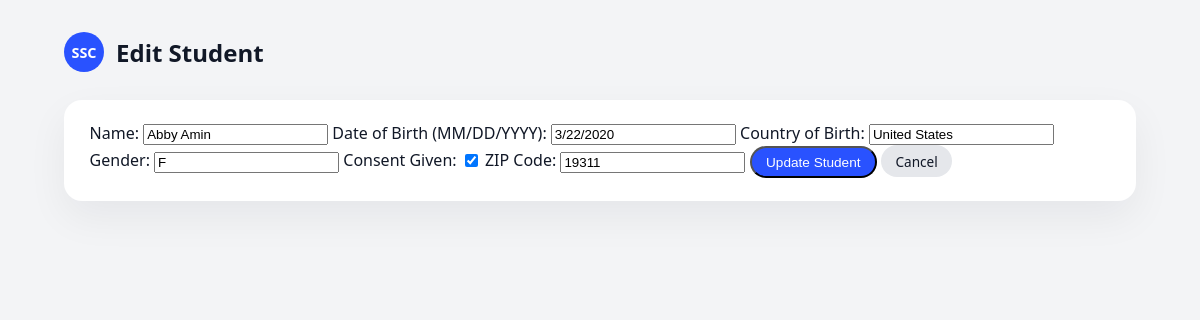
Screenshot of /students/1000/edit with the database file from the repository.
### tables this page shows
CREATE TABLE Student (
    student_id INT PRIMARY KEY,
    name VARCHAR(100) NOT NULL,
    dob DATE NOT NULL,
    country_of_birth VARCHAR(100) NOT NULL,
    gender CHAR(1) NOT NULL,
    consent BOOLEAN NOT NULL,
    zip_code CHAR(5) NOT NULL
);

### app.py (the view, shortened to what this page needs)
@app.route("/students/<int:student_id>/edit", methods=["GET", "POST"])
def edit_student(student_id):
    conn = get_db_connection()
    student = conn.execute(
        "SELECT * FROM Student WHERE student_id = ?",
        (student_id,)
    ).fetchone()
    conn.close()
    return render_template("student_form.html", student=student)

### app.py (called while the page is built)
def get_db_connection():
    conn = sqlite3.connect(DATABASE)
    conn.row_factory = sqlite3.Row  # access columns by name
    return conn

### templates/student_form.html (shortened to what this page needs)
<!DOCTYPE html>
<html lang="en">
<head>
  <link rel="stylesheet" href="{{ url_for('static', filename='style.css') }}">
</head>
<body>
  <div class="page">
    <header class="top-bar">
      <div class="logo-circle">SSC</div>
      <h1>{{ 'Edit' if student else 'Add New' }} Student</h1>
    </header>
    <main class="content">
      <div class="card">
        <form method="post">
          <label>Name:</label>
          <input type="text" name="name" required
                 value="{{ student.name if student else '' }}">
          <label>Date of Birth (MM/DD/YYYY):</label>
          <input type="text" name="dob"
                 value="{{ student.dob if student else '' }}">
          <label>Country of Birth:</label>
          <input type="text" name="country_of_birth"
                 value="{{ student.country_of_birth if student else '' }}">
          <label>Gender:</label>
          <input type="text" name="gender"
                 value="{{ student.gender if student else '' }}">
          <label>Consent Given:</label>
          <input type="checkbox" name="consent"
                 {% if student and student.consent %}checked{% endif %}>
          <label>ZIP Code:</label>
          <input type="text" name="zip_code"
                 value="{{ student.zip_code if student else '' }}">
          <button type="submit" class="button-link">
            {{ 'Update Student' if student else 'Add Student' }}
          </button>
          <a href="{{ url_for('list_students') }}" class="button-link secondary">
            Cancel
          </a>
        </form>
      </div>
    </main>
  </div>
</body>
</html>

### static/style.css (style rules this page uses)
*, *::before, *::after { box-sizing: border-box; }
body { margin: 0; font-family: system-ui, -apple-system, BlinkMacSystemFont, "SF Pro Text", "Segoe UI", sans-serif; background: #f3f4f6; color: #111827; }
.page { max-width: 1120px; margin: 0 auto; padding: 2rem 1.5rem 3rem; }
.top-bar { display: flex; align-items: center; gap: 0.75rem; margin-bottom: 1.75rem; }
.logo-circle { width: 40px; height: 40px; border-radius: 999px; background: #2952ff; color: #ffffff; display: flex; align-items: center; justify-content: center; font-weight: 600; font-size: 0.9rem; }
.top-bar h1 { font-size: 1.5rem; font-weight: 600; margin: 0; }
.content { display: flex; flex-direction: column; gap: 1.5rem; }
.card { background: #ffffff; border-radius: 18px; padding: 1.4rem 1.6rem; box-shadow: 0 16px 40px rgba(15, 23, 42, 0.06); }
.button-link { display: inline-block; padding: 0.4rem 0.9rem; border-radius: 999px; background: #2952ff; color: #ffffff; text-decoration: none; font-size: 0.85rem; }
.button-link.secondary { background: #e5e7eb; color: #111827; }

### rows the page displays
Student: name "Abby Amin", dob "3/22/2020", country_of_birth "United States", gender "F", consent "☑", zip_code "19311"

### other values shown
{{ 'Edit' if student else 'Add New' }} "Edit"
{{ 'Update Student' if student else 'Add Student' }} "Update Student"
